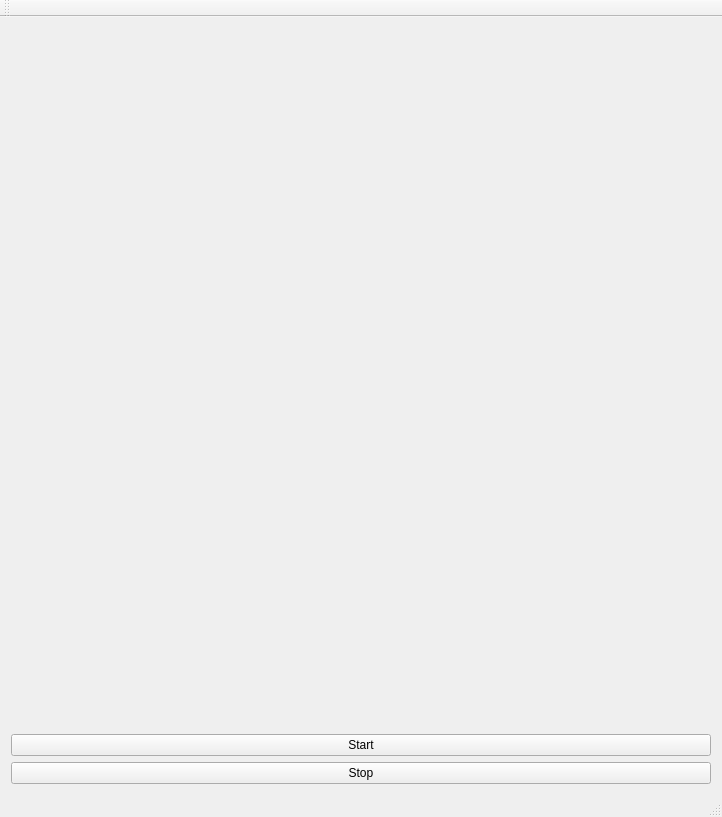
<?xml version="1.0" encoding="UTF-8"?>
<ui version="4.0">
 <class>SocketsClientClass</class>
 <widget class="QMainWindow" name="SocketsClientClass">
  <property name="geometry">
   <rect>
    <x>0</x>
    <y>0</y>
    <width>600</width>
    <height>400</height>
   </rect>
  </property>
  <property name="windowTitle">
   <string>SocketsClient</string>
  </property>
  <widget class="QWidget" name="centralWidget">
   <layout class="QGridLayout" name="gridLayout">
    <item row="2" column="0">
     <widget class="QPushButton" name="StopButton">
      <property name="text">
       <string>Stop</string>
      </property>
     </widget>
    </item>
    <item row="1" column="0">
     <widget class="QPushButton" name="StartButton">
      <property name="text">
       <string>Start</string>
      </property>
     </widget>
    </item>
    <item row="0" column="0">
     <widget class="QLabel" name="display">
      <property name="minimumSize">
       <size>
        <width>700</width>
        <height>700</height>
       </size>
      </property>
      <property name="text">
       <string/>
      </property>
     </widget>
    </item>
   </layout>
  </widget>
  <widget class="QMenuBar" name="menuBar">
   <property name="geometry">
    <rect>
     <x>0</x>
     <y>0</y>
     <width>600</width>
     <height>26</height>
    </rect>
   </property>
  </widget>
  <widget class="QToolBar" name="mainToolBar">
   <attribute name="toolBarArea">
    <enum>TopToolBarArea</enum>
   </attribute>
   <attribute name="toolBarBreak">
    <bool>false</bool>
   </attribute>
  </widget>
  <widget class="QStatusBar" name="statusBar"/>
 </widget>
 <layoutdefault spacing="6" margin="11"/>
 <resources>
  <include location="SocketsClient.qrc"/>
 </resources>
 <connections/>
</ui>
